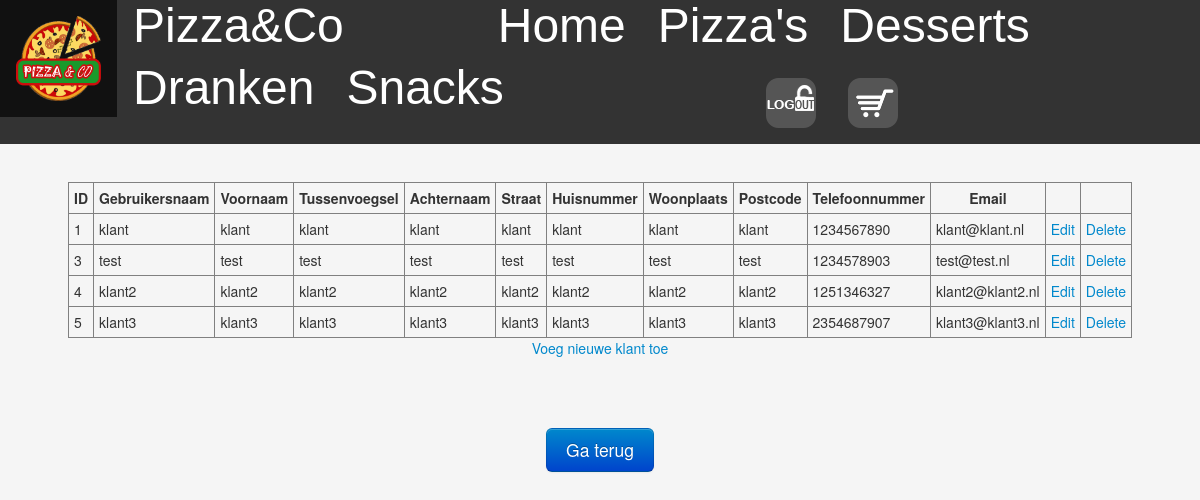
The app's page /cklanten.php (signed in) with its own data.
### tables this page shows
CREATE TABLE IF NOT EXISTS `klant` (
  `ID` int(11) NOT NULL AUTO_INCREMENT,
  `Voornaam` varchar(120) NOT NULL,
  `Tussenvoegsel` varchar(120) DEFAULT NULL,
  `Achternaam` varchar(120) NOT NULL,
  `Straat` varchar(120) NOT NULL,
  `Huisnummer` varchar(120) NOT NULL,
  `Postcode` varchar(120) NOT NULL,
  `Woonplaats` varchar(120) NOT NULL,
  `Email` varchar(120) NOT NULL,
  `Telefoonnummer` varchar(120) NOT NULL,
  `Gebruikersnaam` varchar(120) NOT NULL,
  `Wachtwoord` varchar(120) NOT NULL,
  PRIMARY KEY (`ID`)
);

### cklanten.php (the view, shortened to what this page needs)
 <?php
if(!isset($_SESSION['login'])) {
  header('location: alogin.php');
  exit;
}
Else{
   include 'NaviNoScrollKlant.php';
}
include('templates/header2.inc.php');
 ?>
<html>
<body>
<?php
  $result = mysql_query("SELECT * FROM klant")
    or die(mysql_error());
  echo "<center><h1><b>Klanten beheren</b></h1></center>";
?>
<?php include('clockblack.php'); ?>
 <?php
  echo "<center><table border='1' cellpadding='5'></center>";
  echo "<center><tr> <th>ID</th> <th>Gebruikersnaam</th> <th>Voornaam</th> <th>Tussenvoegsel</th> <th>Achternaam</th> <th>Straat</th> <th>Huisnummer</th> <th>Woonplaats</th> <th>Postcode</th> <th>Telefoonnummer</th> <th>Email</th> <th></th> <th></th></tr></center>";
  while($row = mysql_fetch_array( $result )) {
    echo "<tr>";
    echo '<td>' . $row['ID'] . '</td>';
    echo '<td>' . $row['Gebruikersnaam'] . '</td>';
    echo '<td>' . $row['Voornaam'] . '</td>';
    echo '<td>' . $row['Tussenvoegsel'] . '</td>';
    echo '<td>' . $row['Achternaam'] . '</td>';
    echo '<td>' . $row['Straat'] . '</td>';
    echo '<td>' . $row['Huisnummer'] . '</td>';
    echo '<td>' . $row['Woonplaats'] . '</td>';
    echo '<td>' . $row['Postcode'] . '</td>';
    echo '<td>' . $row['Telefoonnummer'] . '</td>';
    echo '<td>' . $row['Email'] . '</td>';
    echo '<td><a href="editklant.php?ID=' . $row['ID'] . '">Edit</a></td>';
    echo '<td><a href="deleteklant.php?ID=' . $row['ID'] . '">Delete</a></td>';
    echo "</tr>";
  }
?>
<p><a href="kregister.php">Voeg nieuwe klant toe</a></p>
<br />
<br />
<br />
<center><input class="btn btn-large btn-primary" type="button" value="Ga terug" onclick="location.href = 'http://localhost/pizzaenco/management.php';" /></center>
</body>
</html>

### css/NaviNoScroll.css (style rules this page uses)
body { margin:0; }

### css/style2.css (style rules this page uses)
body { padding-top: 40px; padding-bottom: 40px; background-color: #f5f5f5; background-repeat: no-repeat; margin:0; }

### records on screen
klant: ID "1", Gebruikersnaam "klant", Voornaam "klant", Tussenvoegsel "klant", Achternaam "klant", Straat "klant", Huisnummer "klant", Woonplaats "klant", Postcode "klant", Telefoonnummer "1234567890", Email "klant@klant.nl"
klant: ID "3", Gebruikersnaam "test", Voornaam "test", Tussenvoegsel "test", Achternaam "test", Straat "test", Huisnummer "test", Woonplaats "test", Postcode "test", Telefoonnummer "1234578903", Email "test@test.nl"
klant: ID "4", Gebruikersnaam "klant2", Voornaam "klant2", Tussenvoegsel "klant2", Achternaam "klant2", Straat "klant2", Huisnummer "klant2", Woonplaats "klant2", Postcode "klant2", Telefoonnummer "1251346327", Email "klant2@klant2.nl"
klant: ID "5", Gebruikersnaam "klant3", Voornaam "klant3", Tussenvoegsel "klant3", Achternaam "klant3", Straat "klant3", Huisnummer "klant3", Woonplaats "klant3", Postcode "klant3", Telefoonnummer "2354687907", Email "klant3@klant3.nl"
